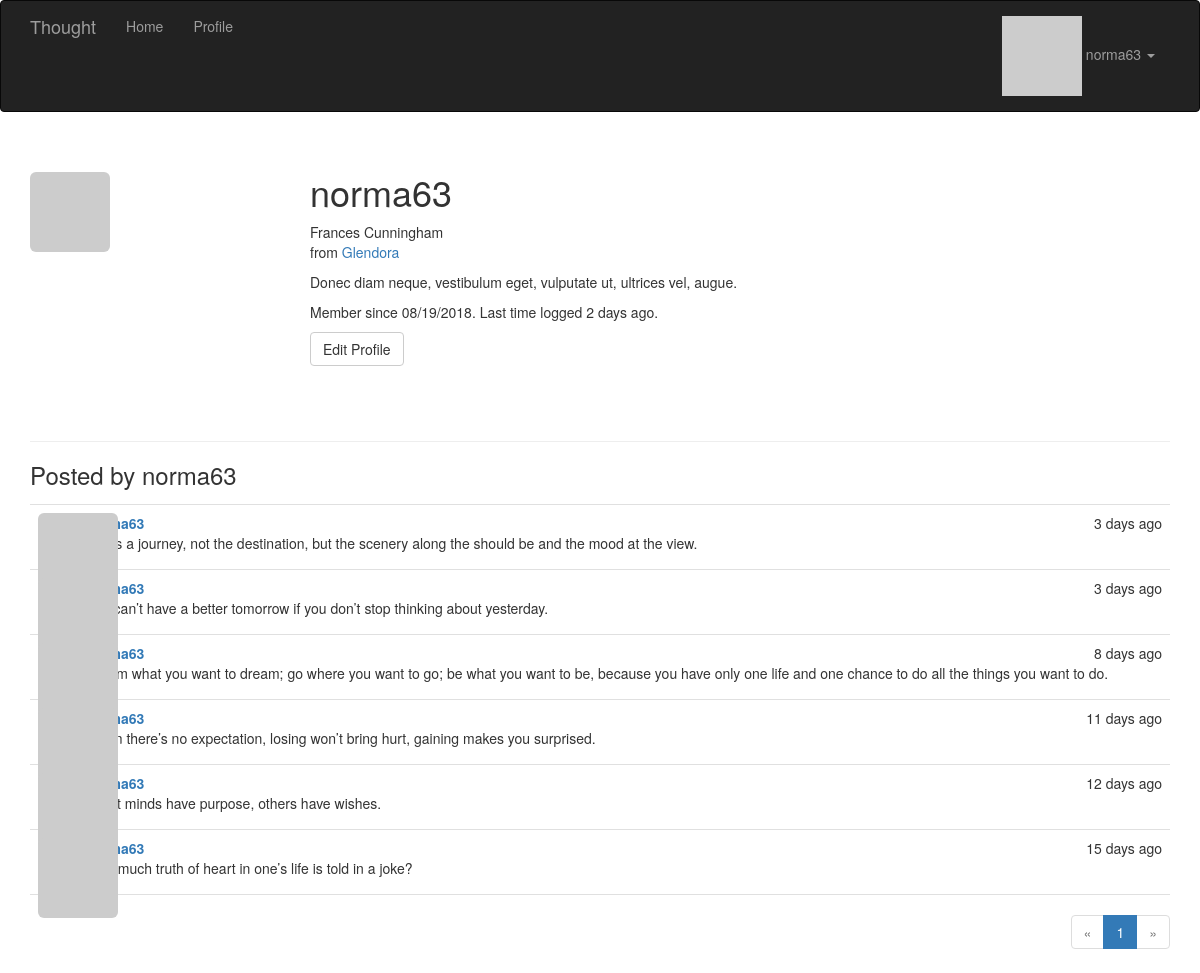
/user/norma63 (signed in), run on an earlier commit of the app's database.
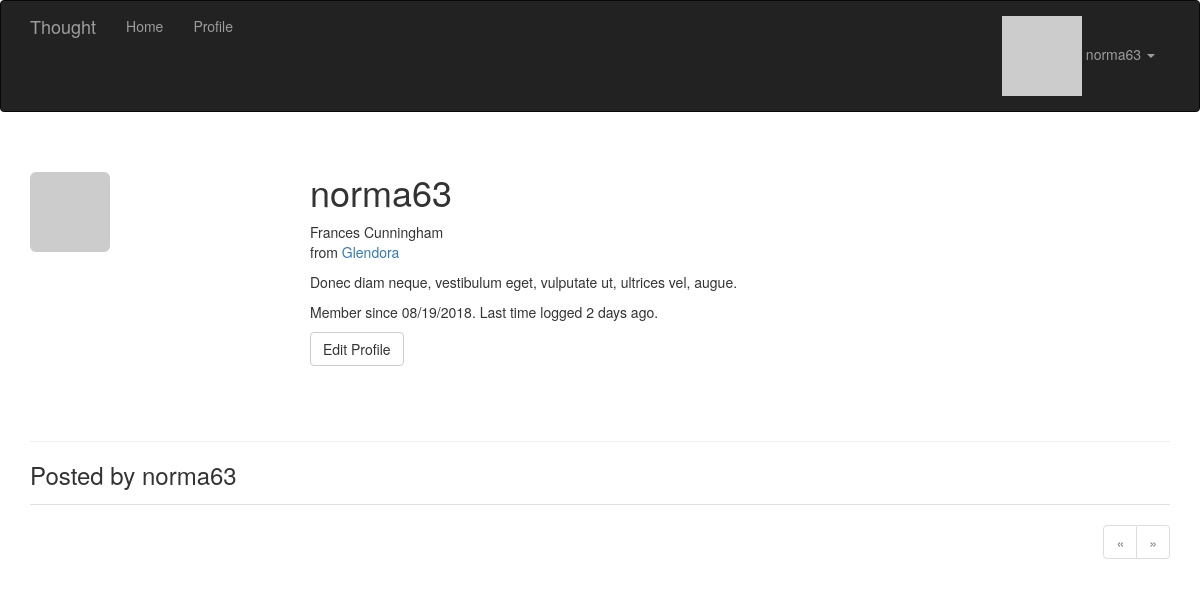
And on a later commit of the database.
### app/models.py (models this page shows, shortened)
class User(UserMixin, db.Model):
    __tablename__ = 'users'
    id = db.Column(db.Integer, primary_key=True)
    email = db.Column(db.String(64), unique=True, index=True)
    username = db.Column(db.String(64), unique=True, index=True)
    password_hash = db.Column(db.String(128))
    role_id = db.Column(db.Integer, db.ForeignKey('roles.id'))
    confirmed = db.Column(db.Boolean, default=False)
    name = db.Column(db.String(64))
    location = db.Column(db.String(64))
    about_me = db.Column(db.Text())
    member_since = db.Column(db.DateTime(), default=datetime.utcnow)
    last_seen = db.Column(db.DateTime(), default=datetime.utcnow)
    avatar_hash = db.Column(db.String(32))
    posts = db.relationship('Post', backref='author', lazy='dynamic')
    @property
    def password(self):
        raise AttributeError('password is not a readable attribute')
    @login_manager.user_loader
    def load_user(user_id):
        return User.query.get(int(user_id))
    def can(self, perm):
        return self.role is not None and self.role.has_permission(perm)
    def is_administrator(self):
        return self.can(Permission.ADMIN)
    def ping(self):
        self.last_seen = datetime.utcnow()
        db.session.add(self)
    def gravatar(self, size=100, default='identicon', rating='g'):
        url = 'https://secure.gravatar.com/avatar'
        hash = self.avatar_hash or self.gravatar_hash()
        return '{url}/{hash}?s={size}&d={default}&r={rating}'.format(
            url=url, hash=hash, size=size, default=default, rating=rating)

class Post(db.Model):
    __tablename__ = 'posts'
    id = db.Column(db.Integer, primary_key=True)
    body = db.Column(db.Text)
    timestamp = db.Column(db.DateTime, index=True, default=datetime.utcnow)
    author_id = db.Column(db.Integer, db.ForeignKey('users.id'))
    body_html = db.Column(db.Text)

### app/main/views.py (the view)
@main.route('/user/<username>')
def user(username):
    user = User.query.filter_by(username=username).first_or_404()
    page = request.args.get('page', 1, type=int)
    pagination = user.posts.order_by(Post.timestamp.desc()).paginate(
        page, per_page=current_app.config['FLASKY_POSTS_PER_PAGE'],
        error_out=False)
    posts = pagination.items
    return render_template('user.html', user=user, posts=posts, pagination=pagination)

### app/auth/views.py (called while the page is built)
@auth.before_app_request
def before_request():
    if current_user.is_authenticated:
        current_user.ping()
        if not current_user.confirmed \
                and request.blueprint != 'auth' \
                and request.endpoint != 'static':
            return redirect(url_for('auth.unconfirmed'))

### app/main/__init__.py (called while the page is built)
@main.app_context_processor
def inject_permissions():
    return dict(Permission=Permission)

### app/models.py (called while the page is built)
    def has_permission(self, perm):
        return self.permissions & perm == perm

### app/templates/user.html (shortened to what this page needs)
{% extends "base.html" %}
{% import "bootstrap/wtf.html" as wtf %}
{% import "_macros.html" as macros %}
{% block page_content %}
    <div class="page-header">
        <img class="img-rounded profile-thumbnail" src="{{ user.gravatar(size=230) }}">
        <div class="profile-header">
            <h1>{{ user.username }}</h1>
            {% if user.name or user.location %}
                <p>
                    {% if user.name %}{{ user.name }}<br>{% endif %}
                    {% if user.location %}
                        from <a href="http://map.baidu.com/">{{ user.location }}</a><br>
                    {% endif %}
                </p>
            {% endif %}
            {% if user.about_me %}<p>{{ user.about_me }}</p>{% endif %}
            <p>
                Member since {{ moment(user.member_since).format('L') }}.
                Last time logged {{ moment(user.last_seen).fromNow() }}.
            </p>
            <p>
                {% if user == current_user %}
                    <a class="btn btn-default" href="{{ url_for('.edit_profile') }}">Edit Profile</a>
                {% endif %}
            </p>
        </div>
    </div>
    <h3>Posted by {{ user.username }}</h3>
     {% include '_posts.html' %}
     <div class="pagination">
        {{ macros.pagination_widget(pagination, '.user',username=user.username) }}
    </div>
{% endblock %}

### app/templates/base.html (shortened to what this page needs)
{% extends "bootstrap/base.html" %}
{% block head %}
    {{ super() }}
    <link rel="stylesheet" type="text/css" href="{{ url_for('static', filename='styles.css') }}">
{% endblock %}
{% block navbar %}
    <div class="navbar navbar-inverse" role="navigation">
        <div class="container">
            <div class="navbar-header">
                <a class="navbar-brand" href="{{ url_for('main.index') }}">Thought</a>
            </div>
            <div class="navbar-collapse collapse">
                <ul class="nav navbar-nav">
                    <li><a href="{{ url_for('main.index') }}">Home</a></li>
                    {% if current_user.is_authenticated %}
                        <li><a href="{{ url_for('main.user', username=current_user.username) }}">Profile</a></li>
                    {% endif %}
                </ul>
                <ul class="nav navbar-nav navbar-right">
                    {% if current_user.is_authenticated %}
                        <li class="dropdown">
                            <a href="#" class="dropdown-toggle" data-toggle="dropdown">
                                <img src="{{ current_user.gravatar(size=18) }}">
                                {{current_user.username}} <b class="caret"></b>
                            </a>
                        </li>
                    {% else %}
                        <li><a href="{{ url_for('auth.login') }}">Log In</a></li>
                    {% endif %}
                </ul>
            </div>
        </div>
    </div>
{% endblock %}
{% block content %}
    <div class="container">
        {% block page_content %}{% endblock %}
    </div>
{% endblock %}

### app/templates/_macros.html
{% macro pagination_widget(pagination, endpoint, fragment='') %}
<ul class="pagination">
    <li{% if not pagination.has_prev %} class="disabled"{% endif %}>
    <a href="{% if pagination.has_prev %}{{ url_for(endpoint, page=pagination.prev_num, **kwargs) }}{{ fragment }}{% else %}#{% endif %}">
&laquo;</a>
</li>
{% for p in pagination.iter_pages() %}
{% if p %}
    {% if p == pagination.page %}
        <li class="active">
            <a href="{{ url_for(endpoint, page = p, **kwargs) }}{{ fragment }}">{{ p }}</a>
        </li>
    {% else %}
        <li>
            <a href="{{ url_for(endpoint, page = p, **kwargs) }}{{ fragment }}">{{ p }}</a>
        </li>
    {% endif %}
{% else %}
    <li class="disabled"><a href="#">&hellip;</a></li>
{% endif %}
{% endfor %}
<li{% if not pagination.has_next %} class="disabled"{% endif %}>
<a href="{% if pagination.has_next %}{{ url_for(endpoint, page=pagination.next_num, **kwargs) }}{{ fragment }}{% else %}#{% endif %}">
&raquo;
</a>
</li>
</ul>
{% endmacro %}

### app/templates/_posts.html (shortened to what this page needs)
<ul class="posts">
    {% for post in posts %}
        <li class="post">
            <div class="profile-thumbnail">
                <a href="{{ url_for('.user', username=post.author.username) }}">
                    <img class="img-rounded profile-thumbnail"
                    src="{{ post.author.gravatar(size=40) }}">
                </a>
            </div>
            <div class="post-content">
                <div class="post-date">{{ moment(post.timestamp).fromNow() }}</div>
                <div class="post-author">
                    <a href="{{ url_for('.user', username=post.author.username) }}">
                    </a>
                </div>
                <div class="post-body">
                    {% if post.body_html %}
                        {{ post.body_html | safe}}
                    {% else %}
                        {{ post.body }}
                    {% endif %}
                </div>
            </div>
        </li>
    {% endfor %}
</ul>

### app/static/styles.css (style rules this page uses)
.profile-thumbnail { position: absolute; }
.profile-header { min-height: 260px; margin-left: 280px; }
ul.posts { list-style-type: none; padding: 0px; margin: 16px 0px 0px 0px; border-top: 1px solid #e0e0e0; }
div.pagination { width: 100%; text-align: right; padding: 0px; margin: 0px; }

What changed in the data, as far as the page shows it:
removed Post: timestamp "3 days ago", body "Life is a journey, not the destination, but the scenery along the should be and the mood at the view."
removed Post: timestamp "3 days ago", body "You can’t have a better tomorrow if you don’t stop thinking about yesterday."
removed Post: timestamp "8 days ago", body "Dream what you want to dream; go where you want to go; be what you want to be, because you have only one life and one chance to do all the things you want to do."
removed Post: timestamp "11 days ago", body "When there’s no expectation, losing won’t bring hurt, gaining makes you surprised."
removed Post: timestamp "12 days ago", body "Great minds have purpose, others have wishes."
removed Post: timestamp "15 days ago", body "How much truth of heart in one’s life is told in a joke?"
Also different on the page:
list line gone: "1"
